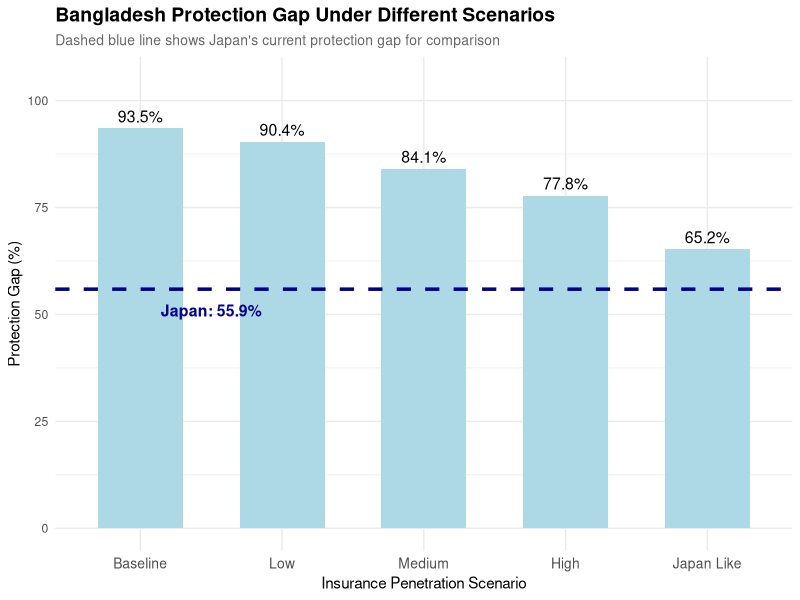
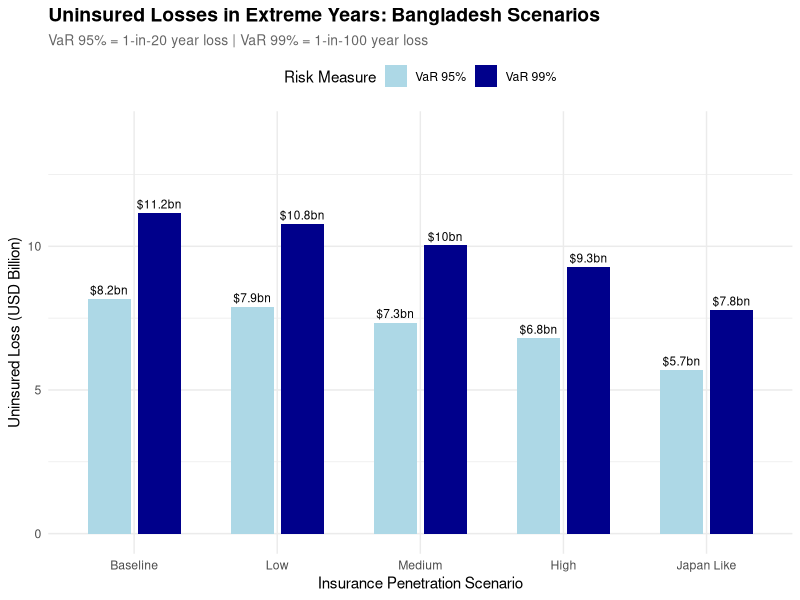
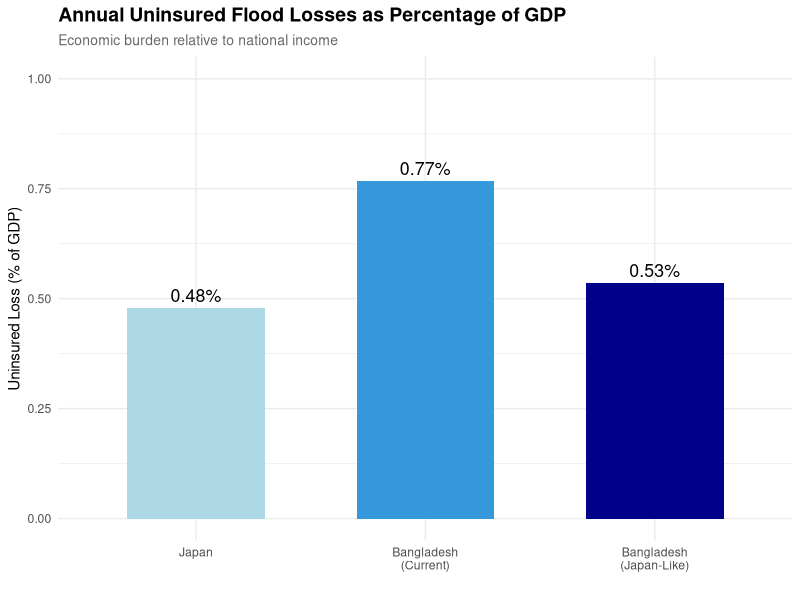
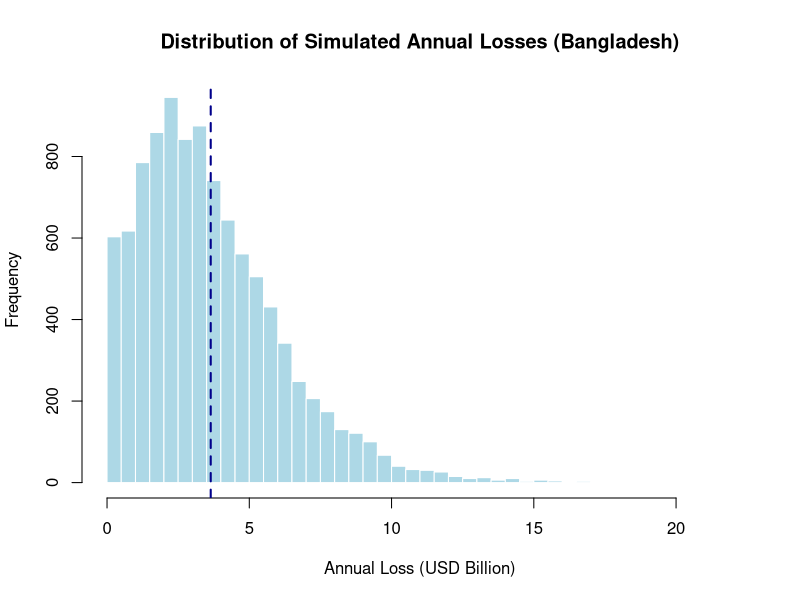
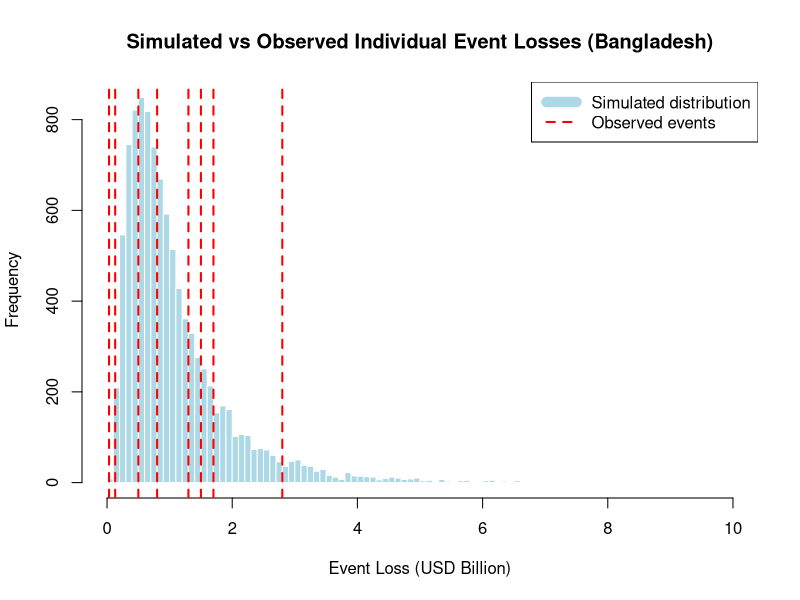

Recreate these plots in R, in order.
## ---- chunk 1
library(readxl)
library(dplyr)
library(ggplot2)
## ---- chunk 2
set.seed(2026)

sims <- 10000
## ---- chunk 3

jlambda <- 3.5      # Annual flood frequency (events/year)
jmu <- 9.9          # Mean economic loss per event (USD billion)
jsigma <- 4.5       # SD of economic loss (USD billion)
jp <- 0.50          # Insurance penetration rate (50%)
jr <- 0.85          # Recovery rate (85% of insured losses paid)
jgdp <- 4230        # GDP (USD billion)

## ---- chunk 4

blambda <- 3.38     # Annual flood frequency (1.86 flood + 1.52 cyclone)
bmu <- 1.09         # Mean economic loss per event (USD billion)
bsigma <- 0.9       # SD of economic loss (USD billion)
bp <- 0.05         # Insurance penetration rate (0.05% - baseline)
br <- 0.65         # Recovery rate (65%)
bgdp <- 460         # GDP (USD billion)

## ---- chunk 5

scenarios <- data.frame(
  scenario = c("Baseline", "Low", "Medium", "High", "Japan Like"),
  penetration = c(0.05, 0.1, 0.2, 0.3, 0.5),
  description = c("Current (95% gap)", 
                  "2x current", 
                  "Regional improvement target", 
                  "Significant Policy intervention", 
                  "Matches Japan")
)

print(scenarios)
## ---- chunk 6

simulate_annual_losses <- function(lambda, mu, sigma, sims) {
   annual_losses <- numeric(sims)
  
  for (i in 1:sims) {
    # Number of flood events this year (Poisson)
    n_events <- rpois(1, lambda)
    
    if (n_events > 0) {
      # Convert mean/sd to lognormal parameters
      # For lognormal: if X ~ LN(meanlog, sdlog), then
      # E[X] = exp(meanlog + sdlog^2/2)
      # Var[X] = exp(2*meanlog + sdlog^2)*(exp(sdlog^2) - 1)
      
      meanlog <- log(mu^2 / sqrt(sigma^2 + mu^2))
      sdlog <- sqrt(log(1 + (sigma^2 / mu^2)))
      
      # event severities
      event_losses <- rlnorm(n_events, meanlog, sdlog)
      
      # total annual loss
      annual_losses[i] <- sum(event_losses)
    } else {
      annual_losses[i] <- 0
    }
  }
  
  return(annual_losses)
}

# Test the function with Japan parameters
test_japan <- simulate_annual_losses(jlambda, jmu, jsigma, sims = 1000)

cat("Test Results (Japan, 1000 simulations):\n")
cat("Mean annual loss: $", round(mean(test_japan), 2), " billion\n", sep = "")
cat("Expected (lambda × mu): $", round(jlambda * jmu, 2), " billion\n", sep = "")
cat("SD of annual loss: $", round(sd(test_japan), 2), " billion\n")
## ---- chunk 7

calculate_protection_gap <- function(annual_losses, penetration, recovery_rate) {
  # Insured loss = Economic loss × Penetration × Recovery rate
  insured_losses <- annual_losses * penetration * recovery_rate
  
  # Protection gap = Economic loss - Insured loss
  protection_gaps <- annual_losses - insured_losses
  
  # Protection gap percentage
  gap_pct <- ifelse(annual_losses > 0, 
                    protection_gaps / annual_losses * 100, 
                    0)
  
  return(list(
    economic_loss = annual_losses,
    insured_loss = insured_losses,
    protection_gap = protection_gaps,
    gap_pct = gap_pct
  ))
}
## ---- chunk 8
# simulate annual losses
cat("Running simulations with n =", sims, "iterations...\n\n")

# Japan simulation
japan_losses <- simulate_annual_losses(jlambda, jmu, jsigma, sims)
japan_results <- calculate_protection_gap(japan_losses, jp, jr)

# Bangladesh simulation 
bangladesh_losses <- simulate_annual_losses(blambda, bmu, bsigma, sims)

# results for each scenario
results_list <- list()

# Japan baseline
results_list[["Japan_Baseline"]] <- data.frame(
  scenario = "Japan_Baseline",
  mean_economic_loss = mean(japan_results$economic_loss),
  mean_insured_loss = mean(japan_results$insured_loss),
  mean_protection_gap = mean(japan_results$protection_gap),
  protection_gap_pct = mean(japan_results$gap_pct),
  VaR_95 = quantile(japan_results$protection_gap, 0.95),
  VaR_99 = quantile(japan_results$protection_gap, 0.99)
)

# Bangladesh scenarios
for (i in 1:nrow(scenarios)) {
  scen_name <- paste0("Bangladesh_", scenarios$scenario[i])
  pen_rate <- scenarios$penetration[i]
  
  bg_results <- calculate_protection_gap(bangladesh_losses, pen_rate, br)
  
  results_list[[scen_name]] <- data.frame(
    scenario = scen_name,
    mean_economic_loss = mean(bg_results$economic_loss),
    mean_insured_loss = mean(bg_results$insured_loss),
    mean_protection_gap = mean(bg_results$protection_gap),
    protection_gap_pct = mean(bg_results$gap_pct),
    VaR_95 = quantile(bg_results$protection_gap, 0.95),
    VaR_99 = quantile(bg_results$protection_gap, 0.99)
  )
}

# single dataframe
model_outputs <- bind_rows(results_list)
rownames(model_outputs) <- NULL

#results
print(model_outputs, digits = 3)
## ---- chunk 9
bangladesh_plot <- model_outputs |>
  filter(grepl("Bangladesh", scenario)) |>
  mutate(scenario_label = gsub("Bangladesh_", "", scenario))

# Reorder scenarios
bangladesh_plot$scenario_label <- factor(bangladesh_plot$scenario_label,
                                          levels = c("Baseline", "Low", "Medium", "High", "Japan Like"))

# Get Japan's protection gap for reference line
japan_gap <- model_outputs |>
  filter(scenario == "Japan_Baseline") |>
  pull(protection_gap_pct)

p1 <- ggplot(bangladesh_plot, aes(x = scenario_label, y = protection_gap_pct)) +
  geom_bar(stat = "identity", fill = "lightblue", width = 0.6) +
  geom_hline(yintercept = japan_gap, linetype = "dashed", color = "darkblue", linewidth = 1.2) +
  geom_text(aes(label = paste0(round(protection_gap_pct, 1), "%")), 
            vjust = -0.5, size = 4) +
  annotate("text", x = 1.5, y = japan_gap - 5, 
           label = paste0("Japan: ", round(japan_gap, 1), "%"),
           color = "darkblue", fontface = "bold", size = 4) +
  labs(
    title = "Bangladesh Protection Gap Under Different Scenarios",
    subtitle = "Dashed blue line shows Japan's current protection gap for comparison",
    x = "Insurance Penetration Scenario",
    y = "Protection Gap (%)"
  ) +
  theme_minimal() +
  theme(
    plot.title = element_text(face = "bold", size = 14),
    plot.subtitle = element_text(size = 10, color = "grey40"),
    axis.text.x = element_text(size = 10)
  ) +
  ylim(0, 105)

print(p1)
## ---- chunk 10

var_plot_data <- model_outputs |>
  filter(grepl("Bangladesh", scenario)) |>
  mutate(scenario_label = gsub("Bangladesh_", "", scenario)) |>
  select(scenario_label, VaR_95, VaR_99) |>
  tidyr::pivot_longer(cols = c(VaR_95, VaR_99), 
                      names_to = "VaR_level", 
                      values_to = "value")

# Reorder scenarios
var_plot_data$scenario_label <- factor(var_plot_data$scenario_label,
                                        levels = c("Baseline", "Low", "Medium", "High", "Japan Like"))

# Clean up labels
var_plot_data$VaR_level <- gsub("VaR_", "VaR ", var_plot_data$VaR_level)
var_plot_data$VaR_level <- paste0(var_plot_data$VaR_level, "%")

# Get Japan VaR values for reference lines
japan_var95 <- model_outputs |> filter(scenario == "Japan_Baseline") |> pull(VaR_95)
japan_var99 <- model_outputs |> filter(scenario == "Japan_Baseline") |> pull(VaR_99)

p2 <- ggplot(var_plot_data, aes(x = scenario_label, y = value, fill = VaR_level)) +
  geom_bar(stat = "identity", position = position_dodge(width = 0.7), width = 0.6) +
  geom_text(aes(label = paste0("$", round(value, 1), "bn")), 
            position = position_dodge(width = 0.7), vjust = -0.5, size = 3) +
  scale_fill_manual(values = c("VaR 95%" = "lightblue", "VaR 99%" = "darkblue")) +
  labs(
    title = "Uninsured Losses in Extreme Years: Bangladesh Scenarios",
    subtitle = "VaR 95% = 1-in-20 year loss | VaR 99% = 1-in-100 year loss",
    x = "Insurance Penetration Scenario",
    y = "Uninsured Loss (USD Billion)",
    fill = "Risk Measure"
  ) +
  theme_minimal() +
  theme(
    plot.title = element_text(face = "bold", size = 14),
    plot.subtitle = element_text(size = 10, color = "grey40"),
    legend.position = "top"
  ) +
  ylim(0, 14)

print(p2)
## ---- chunk 11

# Japan's GDP
gdp_plot <- model_outputs |>
  mutate(
    gdp = ifelse(scenario == "Japan_Baseline", 4230, 460),
    gap_pct_gdp = (mean_protection_gap / gdp) * 100
  )

# comparison dataframe
gdp_comparison <- data.frame(
  country = c("Japan", "Bangladesh\n(Current)", "Bangladesh\n(Japan-Like)"),
  gap_pct_gdp = c(
    gdp_plot$gap_pct_gdp[gdp_plot$scenario == "Japan_Baseline"],
    gdp_plot$gap_pct_gdp[gdp_plot$scenario == "Bangladesh_Baseline"],
    gdp_plot$gap_pct_gdp[gdp_plot$scenario == "Bangladesh_Japan Like"]
  )
)

gdp_comparison$country <- factor(gdp_comparison$country, 
                                  levels = c("Japan", "Bangladesh\n(Current)", "Bangladesh\n(Japan-Like)"))

p3 <- ggplot(gdp_comparison, aes(x = country, y = gap_pct_gdp, fill = country)) +
  geom_bar(stat = "identity", width = 0.6) +
  geom_text(aes(label = paste0(round(gap_pct_gdp, 2), "%")), vjust = -0.5, size = 4.5) +
  scale_fill_manual(values = c("Japan" = "lightblue", 
                                "Bangladesh\n(Current)" = "#3498DB",
                                "Bangladesh\n(Japan-Like)" = "darkblue")) +
  labs(
    title = "Annual Uninsured Flood Losses as Percentage of GDP",
    subtitle = "Economic burden relative to national income",
    x = "",
    y = "Uninsured Loss (% of GDP)"
  ) +
  theme_minimal() +
  theme(
    plot.title = element_text(face = "bold", size = 14),
    plot.subtitle = element_text(size = 10, color = "grey40"),
    legend.position = "none"
  ) +
  ylim(0, 1)

print(p3)

## ---- chunk 12

hist(bangladesh_losses, breaks = 50, main = "Distribution of Simulated Annual Losses (Bangladesh)",
     xlab = "Annual Loss (USD Billion)", col = "lightblue", border = "white")
abline(v = mean(bangladesh_losses), col = "darkblue", lwd = 2, lty = 2)
## ---- chunk 13

# Actual Bangladesh event losses from calibration data (USD billion)
observed_bd <- c(0.032, 0.13, 0.50, 0.80, 1.30, 1.50, 1.70, 2.80)

# Simulate individual event losses using same lognormal parameters
meanlog_bd <- log(bmu^2 / sqrt(bsigma^2 + bmu^2))
sdlog_bd   <- sqrt(log(1 + bsigma^2 / bmu^2))

set.seed(2026)
sim_events <- rlnorm(10000, meanlog = meanlog_bd, sdlog = sdlog_bd)

# Calculate percentile rank of each observed event
cat("Validation: Observed events vs simulated event distribution\n\n")
cat(sprintf("%-25s %15s %15s\n", "Event", "Loss (USD bn)", "Percentile"))
cat(paste(rep("-", 55), collapse = ""), "\n")

for (loss in sort(observed_bd)) {
  pctile <- round(mean(sim_events <= loss) * 100, 1)
  cat(sprintf("%-25s %15.3f %14.1f%%\n", "", loss, pctile))
}

cat("\nSimulated event distribution summary:\n")
cat("  Mean:   USD", round(mean(sim_events), 2), "bn\n")
cat("  Median: USD", round(median(sim_events), 2), "bn\n")
cat("  SD:     USD", round(sd(sim_events), 2), "bn\n")
cat("  Min:    USD", round(min(sim_events), 4), "bn\n")
cat("  Max:    USD", round(max(sim_events), 2), "bn\n")

# Histogram with observed events overlaid
hist(sim_events[sim_events < 10], breaks = 100,
     main = "Simulated vs Observed Individual Event Losses (Bangladesh)",
     xlab = "Event Loss (USD Billion)", col = "lightblue", border = "white",
     xlim = c(0, 10))
abline(v = observed_bd, col = "red", lwd = 2, lty = 2)
legend("topright",
       legend = c("Simulated distribution", "Observed events"),
       col = c("lightblue", "red"),
       lwd = c(10, 2), lty = c(1, 2))
## ---- chunk 14
recovery_test <- c(0.55, 0.65, 0.75)
penetration_baseline <- 0.05

for (r in recovery_test) {
  gap_pct <- (1 - penetration_baseline * r) * 100
  cat("Recovery rate", r, "-> Protection gap:", round(gap_pct, 1), "%\n")
}
## ---- chunk 15
penetration_test <- c(0.05, 0.10, 0.15)
recovery_baseline <- 0.65

for (p in penetration_test) {
  gap_pct <- (1 - p * recovery_baseline) * 100
  cat("Penetration rate", p, "-> Protection gap:", round(gap_pct, 1), "%\n")
}
## ---- chunk 16

bsigma2 <- 0.99          # original 0.90 increased by 10%

# Lognormal moment-matching with NEW sigma
mu_log    <- log(bmu^2 / sqrt(bsigma2^2 + bmu^2))
sigma_log <- sqrt(log(1 + bsigma2^2 / bmu^2))

# Simulate aggregate annual losses
agg_losses <- numeric(sims)
for (i in 1:sims) {
  n_events <- rpois(1, blambda)
  if (n_events > 0) {
    event_losses <- rlnorm(n_events, meanlog = mu_log, sdlog = sigma_log)
    agg_losses[i] <- sum(event_losses)
  } else {
    agg_losses[i] <- 0
  }
}

# Calculate protection gap for each simulated year
insured    <- agg_losses * bp * br
prot_gap   <- agg_losses - insured

# VaR 99% of the protection gap
var99_sens <- quantile(prot_gap, 0.99)

cat("\nTail Sensitivity (sigma +10%):\n")
cat("VaR 99% protection gap: USD", round(var99_sens, 2), "billion\n")
## ---- chunk 17
cat("KEY FIGURES FOR REPORT \n\n")
cat("Simulation: 10,000 iterations\n")
cat("Bangladesh flood frequency: λ =", blambda, "events/year\n")
cat("Bangladesh mean severity: μ = $", bmu, "bn\n\n")
cat("BASELINE COMPARISON:\n")
cat("Japan protection gap: 55.9%\n")
cat("Bangladesh protection gap:", 
    round(model_outputs$protection_gap_pct[model_outputs$scenario == "Bangladesh_Baseline"], 1), "%\n")
cat("SCENARIO IMPACT:\n")
cat("Bangladesh at 50% penetration: 67.5% gap\n")
cat("Gap reduction from baseline: 27.1 percentage points\n\n")
cat("GDP-RELATIVE BURDEN:\n")
cat("Japan: 0.48% of GDP\n")
cat("Bangladesh current: 0.74% of GDP\n")
cat("Bangladesh Japan-like: 0.51% of GDP\n")
